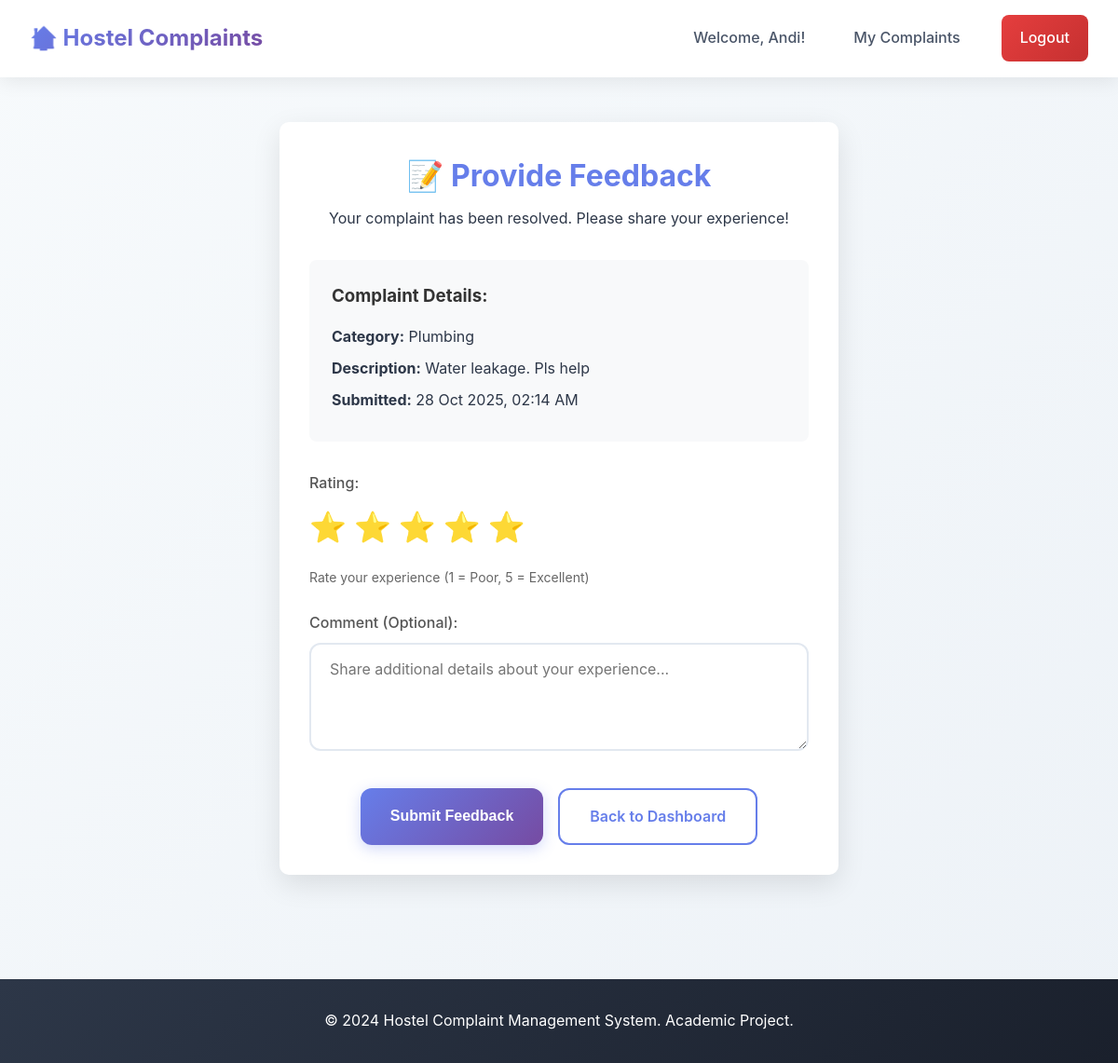
Screenshot of /feedback/2 (signed in) with the database file from the repository.
### models.py (models this page shows, shortened)
class User(db.Model):
    id = db.Column(db.Integer, primary_key=True)
    name = db.Column(db.String(100), nullable=False)
    email = db.Column(db.String(120), unique=True, nullable=False)
    password = db.Column(db.String(200), nullable=False)
    hostel = db.Column(db.String(100), nullable=False)
    room_no = db.Column(db.String(20), nullable=False)
    role = db.Column(db.String(20), nullable=False, default='student')  # 'student' or 'admin'
    created_at = db.Column(db.DateTime, default=datetime.utcnow)
    complaints = db.relationship('Complaint', backref='user', lazy=True)

class Complaint(db.Model):
    id = db.Column(db.Integer, primary_key=True)
    user_id = db.Column(db.Integer, db.ForeignKey('user.id'), nullable=False)
    category = db.Column(db.String(100), nullable=False)  # e.g., 'Electrical', 'Plumbing', 'WiFi', etc.
    description = db.Column(db.Text, nullable=False)
    image_path = db.Column(db.String(200), nullable=True)  # Optional image attachment
    status = db.Column(db.String(20), nullable=False, default='Pending')  # 'Pending', 'In Progress', 'Resolved'
    created_at = db.Column(db.DateTime, default=datetime.utcnow)
    feedback = db.relationship('Feedback', backref='complaint', lazy=True, uselist=False)

### app.py (the view)
@app.route('/feedback/<int:complaint_id>')
@login_required
def feedback_form(complaint_id):
    user = User.query.get(session['user_id'])
    complaint = Complaint.query.get(complaint_id)
    if not complaint:
        flash('Complaint not found.', 'error')
        return redirect(url_for('student_dashboard'))
    if complaint.user_id != user.id:
        flash('You can only provide feedback for your own complaints.', 'error')
        return redirect(url_for('student_dashboard'))
    if complaint.status != 'Resolved':
        flash('You can only provide feedback for resolved complaints.', 'error')
        return redirect(url_for('student_dashboard'))
    existing_feedback = Feedback.query.filter_by(complaint_id=complaint_id).first()
    return render_template('feedback.html', complaint=complaint, existing_feedback=existing_feedback)

### app.py (called while the page is built)
def login_required(f):
    from functools import wraps
    @wraps(f)
    def decorated_function(*args, **kwargs):
        if 'user_id' not in session:
            flash('Please log in to access this page.', 'error')
            return redirect(url_for('index'))
        return f(*args, **kwargs)
    return decorated_function

### templates/feedback.html (shortened to what this page needs)
{% extends "base.html" %}
{% block content %}
<div class="feedback-container">
    <div class="feedback-card">
        <div class="feedback-header">
            <h1>📝 Provide Feedback</h1>
            <p>Your complaint has been resolved. Please share your experience!</p>
        </div>
        <div class="complaint-summary">
            <h3>Complaint Details:</h3>
            <div class="complaint-info">
                <p><strong>Category:</strong> {{ complaint.category }}</p>
                <p><strong>Description:</strong> {{ complaint.description }}</p>
                <p><strong>Submitted:</strong> {{ complaint.created_at.strftime('%d %b %Y, %I:%M %p') }}</p>
            </div>
        </div>
        <form method="POST" action="{{ url_for('submit_feedback') }}" class="feedback-form">
            <div class="form-group">
                <label for="rating">Rating:</label>
                <div class="rating-input">
                    <label for="rating-1">⭐</label>
                    <label for="rating-2">⭐</label>
                    <label for="rating-3">⭐</label>
                    <label for="rating-4">⭐</label>
                    <label for="rating-5">⭐</label>
                </div>
                <small>Rate your experience (1 = Poor, 5 = Excellent)</small>
            </div>
            <div class="form-group">
                <label for="comment">Comment (Optional):</label>
                <textarea id="comment" name="comment" rows="4" placeholder="Share additional details about your experience...">{% if existing_feedback %}{{ existing_feedback.comment }}{% endif %}</textarea>
            </div>
            <div class="form-actions">
                <button type="submit" class="btn btn-primary">
                    {% if existing_feedback %}Update Feedback{% else %}Submit Feedback{% endif %}
                </button>
                <a href="{{ url_for('student_dashboard') }}" class="btn btn-outline">Back to Dashboard</a>
            </div>
        </form>
    </div>
</div>
{% endblock %}

### templates/base.html (shortened to what this page needs)
<!DOCTYPE html>
<html lang="en">
<head>
    <link rel="stylesheet" href="{{ url_for('static', filename='css/style.css') }}">
</head>
<body>
    <nav class="navbar">
        <div class="nav-container">
            <div class="nav-brand">
                <h2>🏠 Hostel Complaints</h2>
            </div>
            <div class="nav-menu">
                {% if session.user_id %}
                    <span class="nav-welcome">Welcome, {{ session.user_name }}!</span>
                    {% if session.user_role == 'admin' %}
                        <a href="{{ url_for('admin_dashboard') }}" class="nav-link">Admin Dashboard</a>
                    {% else %}
                        <a href="{{ url_for('student_dashboard') }}" class="nav-link">My Complaints</a>
                    {% endif %}
                    <a href="{{ url_for('logout') }}" class="nav-link logout">Logout</a>
                {% else %}
                    <a href="{{ url_for('index') }}" class="nav-link">Login</a>
                {% endif %}
            </div>
        </div>
    </nav>
    <main class="main-content">
        {% block content %}{% endblock %}
    </main>
    <footer class="footer">
        <div class="footer-content">
            <p>&copy; 2024 Hostel Complaint Management System. Academic Project.</p>
        </div>
    </footer>
</body>
</html>

### static/css/style.css (style rules this page uses)
* { margin: 0; padding: 0; box-sizing: border-box; }
body { font-family: 'Inter', 'Segoe UI', Tahoma, Geneva, Verdana, sans-serif; line-height: 1.6; color: #2d3748; background: linear-gradient(135deg, #f7fafc 0%, #edf2f7 100%); min-height: 100vh; }
.navbar { background: rgba(255, 255, 255, 0.95); -webkit-backdrop-filter: blur(10px); backdrop-filter: blur(10px); border-bottom: 1px solid rgba(255, 255, 255, 0.2); padding: 1rem 0; box-shadow: 0 4px 20px rgba(0, 0, 0, 0.08); position: sticky; top: 0; z-index: 100; }
.nav-container { max-width: 1200px; margin: 0 auto; padding: 0 2rem; display: flex; justify-content: space-between; align-items: center; }
.nav-brand h2 { font-size: 1.5rem; font-weight: 700; background: linear-gradient(135deg, #667eea 0%, #764ba2 100%); -webkit-background-clip: text; -webkit-text-fill-color: transparent; background-clip: text; }
.nav-menu { display: flex; align-items: center; gap: 1.5rem; }
.nav-welcome { font-weight: 500; color: #4a5568; margin-right: 0.5rem; }
.nav-link { color: #4a5568; text-decoration: none; padding: 0.75rem 1.25rem; border-radius: 8px; font-weight: 500; transition: all 0.3s ease; position: relative; }
.nav-link.logout { background: linear-gradient(135deg, #e53e3e 0%, #c53030 100%); color: white; }
.main-content { min-height: calc(100vh - 120px); padding: 3rem 0; }
.dashboard-container, .auth-container, .feedback-container { max-width: 1200px; margin: 0 auto; padding: 0 2rem; }
.form-group { margin-bottom: 1.5rem; }
.form-group label { display: block; margin-bottom: 0.5rem; font-weight: 500; color: #555; }
.form-group input, .form-group select, .form-group textarea { width: 100%; padding: 1rem 1.25rem; border: 2px solid #e2e8f0; border-radius: 12px; font-size: 1rem; background: rgba(255, 255, 255, 0.8); transition: all 0.3s ease; font-family: inherit; }
.form-group small { color: #666; font-size: 0.875rem; }
.btn { padding: 1rem 2rem; border: none; border-radius: 12px; font-size: 1rem; font-weight: 600; cursor: pointer; text-decoration: none; display: inline-block; text-align: center; transition: all 0.3s ease; position: relative; overflow: hidden; }
.btn-primary { background: linear-gradient(135deg, #667eea 0%, #764ba2 100%); color: white; box-shadow: 0 4px 15px rgba(102, 126, 234, 0.3); }
.btn-outline { background: transparent; color: #667eea; border: 2px solid #667eea; box-shadow: none; }
.complaint-info { flex: 1; }
.feedback-card { background: white; border-radius: 10px; padding: 2rem; box-shadow: 0 10px 30px rgba(0,0,0,0.1); max-width: 600px; margin: 0 auto; }
.feedback-header { text-align: center; margin-bottom: 2rem; }
.feedback-header h1 { color: #667eea; margin-bottom: 0.5rem; }
.complaint-summary { background: #f8f9fa; border-radius: 8px; padding: 1.5rem; margin-bottom: 2rem; }
.complaint-summary h3 { margin-bottom: 1rem; color: #333; }
.complaint-info p { margin-bottom: 0.5rem; }
.rating-input { display: flex; gap: 0.5rem; margin-bottom: 0.5rem; }
.rating-input label { font-size: 2rem; cursor: pointer; color: #ccc; transition: color 0.3s; }
.form-actions { display: flex; gap: 1rem; justify-content: center; margin-top: 2rem; }
.footer { background: linear-gradient(135deg, #2d3748 0%, #1a202c 100%); color: white; text-align: center; padding: 2rem 0; margin-top: 4rem; }
.footer-content { max-width: 1200px; margin: 0 auto; padding: 0 2rem; }

### rows the page displays
User: user_name "Andi"
Complaint: category "Plumbing", description "Water leakage. Pls help", created_at "28 Oct 2025, 02:14 AM"
